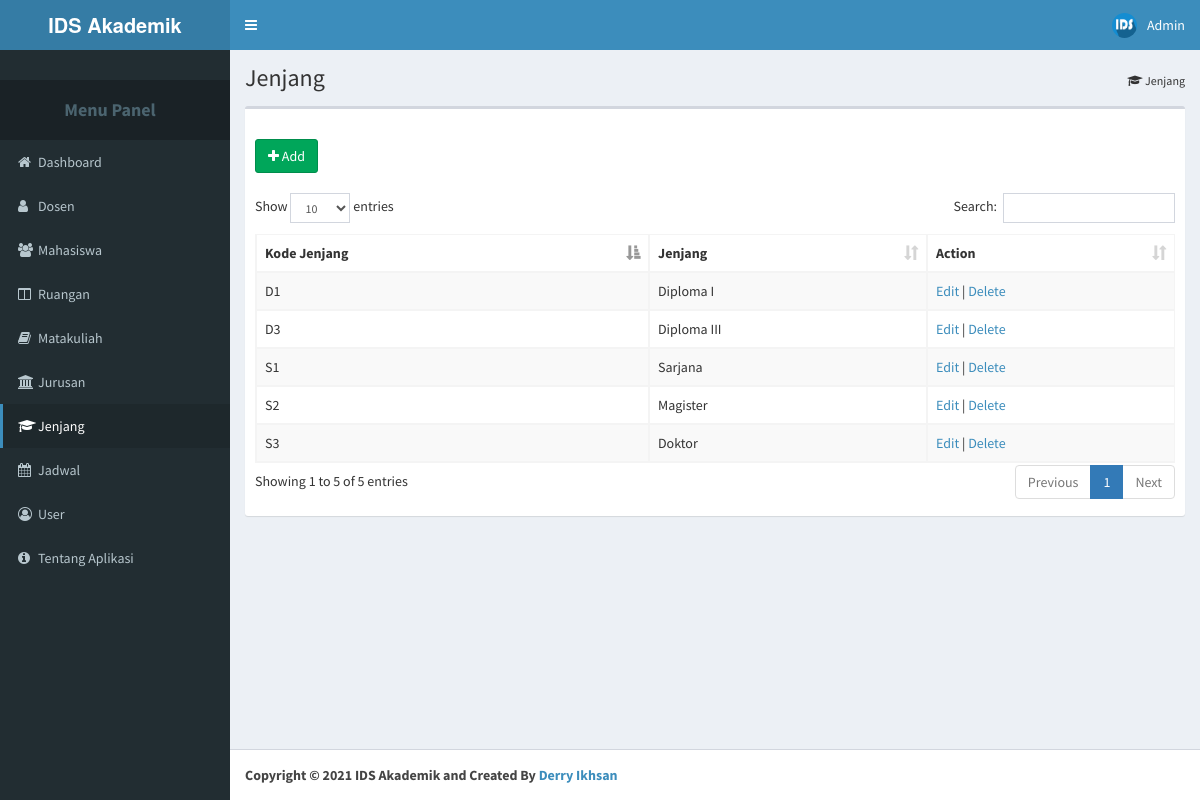
The page /1/jenjang.php (signed in) on the database its author committed.
### tables this page shows
CREATE TABLE IF NOT EXISTS `jenjang` (
  `Kode_Jenjang` varchar(50) NOT NULL,
  `Nama_Jenjang` varchar(50) NOT NULL,
  PRIMARY KEY (`Kode_Jenjang`)
);

### 1/dt_jenjang.php (the view, shortened to what this page needs)
<thead>
	<tr>
		<th>Kode Jenjang</th>
		<th>Jenjang</th>
		<th>Action</th>
	</tr>
</thead>
<tbody>
	<?php
		$queryjenjang = mysqli_query ($konek, "SELECT * FROM jenjang");
		while ($jenjang = mysqli_fetch_array ($queryjenjang)){
			echo "
				<tr>
					<td>$jenjang[Kode_Jenjang]</td>
					<td>$jenjang[Nama_Jenjang]</td>
					<td>
						<a href='#' class='open_modal' id='$jenjang[Kode_Jenjang]'>Edit</a> |
						<a href='#' onClick='confirm_delete(\"jenjang_delete.php?Kode_Jenjang=$jenjang[Kode_Jenjang]\")'>Delete</a>
					</td>
				</tr>";
		}
	?>
</tbody>

### 1/jenjang.php (shortened to what this page needs)
<?php
include "../koneksi.php";
?>
<!DOCTYPE html>
<html>
 <head>
	<?php
		include "bundle_css.php";
	?>
  </head>
  <body class="hold-transition skin-blue sidebar-mini">
    <div class="wrapper">
      <?php
        include 'content_header.php';
       ?>
      <aside class="main-sidebar">
        <section class="sidebar">
          <div class="user-panel">
          </div>
          <ul class="sidebar-menu">
              <li class="header"><h4><b><center>Menu Panel</center></b></h4></li>
              <li><a href="index.php"><i class="fa fa-home"></i><span>Dashboard</span></a></li>
			        <li><a href="dosen.php"><i class="fa fa-user"></i><span>Dosen</span></a></li>
			        <li><a href="mahasiswa.php"><i class="fa fa-users"></i><span>Mahasiswa</span></a></li>
			        <li><a href="ruangan.php"><i class="fa fa-columns"></i><span>Ruangan</span></a></li>
			        <li><a href="matakuliah.php"><i class="fa fa-book"></i><span>Matakuliah</span></a></li>
			        <li><a href="jurusan.php"><i class="fa fa-university"></i><span>Jurusan</span></a></li>
			        <li class="active"><a href="jenjang.php"><i class="fa fa-graduation-cap"></i><span>Jenjang</span></a></li>
					<li><a href="jadwal.php"><i class="fa fa-calendar"></i><span>Jadwal</span></a></li>
					<li><a href="user.php"><i class="fa fa-user-circle-o"></i><span>User</span></a></li>
			        <li><a href="about.php"><i class="fa fa-info-circle"></i><span>Tentang Aplikasi</span></a></li>
          </ul>
        </section>
      </aside>
      <div class="content-wrapper">
        <section class="content-header">
          <h1>
            Jenjang
          </h1>
          <ol class="breadcrumb">
            <li><i class="fa fa-graduation-cap"></i> Jenjang</li>
          </ol>
        </section>
        <section class="content">
          <div class="row">
            <div class="col-xs-12">
              <div class="box">
                <div class="box-header">
                </div>
                <div class="box-body">
				<a href="#"><button class="btn btn-success" type="button" data-target="#ModalAdd" data-toggle="modal"><i class="fa fa-plus"></i> Add</button></a>
                  <br></br>
				  <table id="data" class="table table-bordered table-striped table-scalable">
						<?php
							include "dt_jenjang.php";
						?>
                  </table>
                </div>
              </div>
            </div>
          </div>
        </section>
    </div>
	<?php
		include	"content_footer.php";
	?>
    </div>
  </body>
</html>

### 1/bundle_css.php (shortened to what this page needs)
   <link rel="stylesheet" href="../aset/bootstrap/css/bootstrap.min.css">
   <link rel="stylesheet" href="../aset/fa/css/font-awesome.css">
   <link rel="stylesheet" href="../aset/plugins/datatables/dataTables.bootstrap.css">
<link rel="stylesheet" href="../aset/plugins/datepicker/datepicker3.css">
<link rel="stylesheet" href="../aset/plugins/daterangepicker/daterangepicker-bs3.css">
   <link rel="stylesheet" href="../aset/dist/css/AdminLTE.min.css">
   <link rel="stylesheet" href="../aset/dist/css/skins/_all-skins.min.css">
<link rel="stylesheet" href="../aset/plugins/bootstrap-datetimepicker/css/bootstrap-datetimepicker.min.css">

### 1/content_header.php (shortened to what this page needs)
<header class="main-header">
  <div class="logo">
<span class="logo-lg"><b>IDS Akademik</b></span>
</div>
  <nav class="navbar navbar-static-top" role="navigation">
    <a href="#" class="sidebar-toggle" data-toggle="offcanvas" role="button">
    </a>
    <div class="navbar-custom-menu">
      <ul class="nav navbar-nav">
        <li class="dropdown user user-menu">
          <a href="#" class="dropdown-toggle" data-toggle="dropdown">
    <img src="../aset/foto/<?php echo "".$_SESSION["Foto"]."" ?>" class="user-image" alt="Foto">
    <span class="hidden-xs" style="text-transform:capitalize;"><?php echo "".$_SESSION["Username"]."" ?></span>
          </a>
        </li>
      </ul>
    </div>
  </nav>
</header>

### 1/content_footer.php (shortened to what this page needs)
<footer class="main-footer">
    <strong>Copyright &copy; <?php echo date("Y") ?> IDS Akademik and Created By <a href="https://www.facebook.com/derryikhsan.sholahuddin1">Derry Ikhsan</a></strong>
</footer>

### rows shown on the page
jenjang: Kode_Jenjang "D1", Nama_Jenjang "Diploma I"
jenjang: Kode_Jenjang "D3", Nama_Jenjang "Diploma III"
jenjang: Kode_Jenjang "S1", Nama_Jenjang "Sarjana"
jenjang: Kode_Jenjang "S2", Nama_Jenjang "Magister"
jenjang: Kode_Jenjang "S3", Nama_Jenjang "Doktor"

### other values the page prints
$_SESSION["Username"] "Admin"
